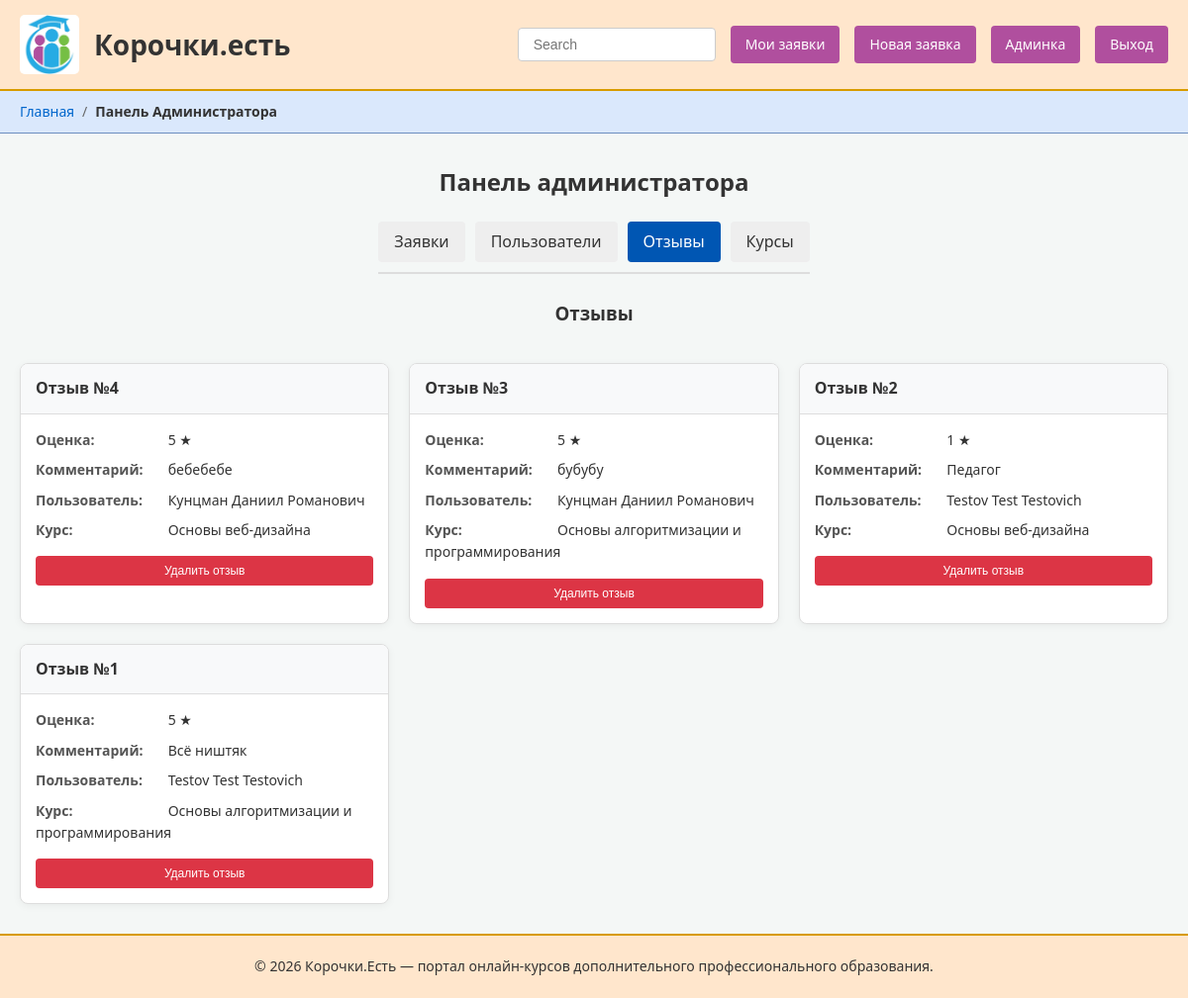
Page /pages/admin.php?tab=reviews (signed in) on the committed database.
### tables this page shows
CREATE TABLE `requests` (
  `id_request` int(11) NOT NULL,
  `course_id` int(11) NOT NULL,
  `data_nach` date NOT NULL,
  `payment_id` int(11) NOT NULL,
  `status_id` int(11) NOT NULL DEFAULT 1,
  `user_id` int(11) NOT NULL,
  `review_id` int(11) DEFAULT NULL
);

CREATE TABLE `reviews` (
  `id_review` int(11) NOT NULL,
  `comment` text DEFAULT NULL,
  `stars` int(11) NOT NULL DEFAULT 5
);

CREATE TABLE `users` (
  `id_user` int(11) NOT NULL,
  `login` varchar(50) NOT NULL,
  `password` varchar(255) NOT NULL,
  `fio` varchar(100) NOT NULL,
  `phone` varchar(20) DEFAULT NULL,
  `email` varchar(100) DEFAULT NULL,
  `role_id` int(11) DEFAULT 2
);

CREATE TABLE `courses` (
  `id_course` int(11) NOT NULL,
  `name_course` varchar(255) NOT NULL
);

### pages/admin.php (the view, shortened to what this page needs)
<?php
require_once __DIR__ . '/../helpers/db.php';
$activeTab = $_GET['tab'] ?? 'requests';
$requests = $pdo->query("
    SELECT r.*, u.fio, c.name_course, p.method, s.name_status
    FROM requests r
    LEFT JOIN users u ON r.user_id = u.id_user
    LEFT JOIN courses c ON r.course_id = c.id_course
    LEFT JOIN payments p ON r.payment_id = p.id_payment
    LEFT JOIN statuses s ON r.status_id = s.id_status
    ORDER BY r.id_request DESC
")->fetchAll();
$allStatuses = $pdo->query("SELECT * FROM statuses")->fetchAll();
$reviews = $pdo->query("
    SELECT rv.*, r.id_request, u.fio, c.name_course
    FROM reviews rv
    LEFT JOIN requests r ON r.review_id = rv.id_review
    LEFT JOIN users u ON r.user_id = u.id_user
    LEFT JOIN courses c ON r.course_id = c.id_course
    ORDER BY rv.id_review DESC
")->fetchAll();
?>
<h2 style="margin-bottom: 20px;">Панель администратора</h2>
<div style="display: flex; gap: 10px; margin-bottom: 25px; border-bottom: 2px solid #ddd; padding-bottom: 10px; flex-wrap: wrap;">
    <a href="?tab=requests" style="padding: 8px 16px; text-decoration: none; border-radius: 4px; <?= $activeTab === 'requests' ? 'background: #0056b3; color: white;' : 'background: #eee; color: #333;' ?>">Заявки</a>
    <a href="?tab=users" style="padding: 8px 16px; text-decoration: none; border-radius: 4px; <?= $activeTab === 'users' ? 'background: #0056b3; color: white;' : 'background: #eee; color: #333;' ?>">Пользователи</a>
    <a href="?tab=reviews" style="padding: 8px 16px; text-decoration: none; border-radius: 4px; <?= $activeTab === 'reviews' ? 'background: #0056b3; color: white;' : 'background: #eee; color: #333;' ?>">Отзывы</a>
    <a href="?tab=courses" style="padding: 8px 16px; text-decoration: none; border-radius: 4px; <?= $activeTab === 'courses' ? 'background: #0056b3; color: white;' : 'background: #eee; color: #333;' ?>">Курсы</a>
</div>
<?php if ($activeTab === 'requests'): ?>
    <h3 style="margin-bottom: 15px;">Все заявки</h3>
    <div class="requests-grid">
        <?php if (empty($requests)): ?>
            <p style="grid-column: 1 / -1;">Заявок пока нет.</p>
        <?php else: ?>
            <?php foreach ($requests as $req): ?>
            <div class="request-card">
                <div class="request-card-header">Заявка №<?= $req['id_request'] ?></div>
                <div class="request-card-body">
                    <p><strong>ФИО:</strong> <?= htmlspecialchars($req['fio'] ?? 'Неизвестно') ?></p>
                    <p><strong>Курс:</strong> <?= htmlspecialchars($req['name_course'] ?? 'Неизвестно') ?></p>
                    <p><strong>Оплата:</strong> <?= htmlspecialchars($req['method'] ?? 'Неизвестно') ?></p>
                    <p><strong>Дата начала:</strong> <?= date('d.m.Y', strtotime($req['data_nach'])) ?></p>
                    <form method="POST" style="margin-top: 15px; padding-top: 15px; border-top: 1px solid #eee;">
                        <input type="hidden" name="action" value="update_status">
                        <input type="hidden" name="request_id" value="<?= $req['id_request'] ?>">
                        <label style="font-size: 14px; font-weight: bold;">Статус:</label>
                        <select name="status" class="status-select">
                            <?php foreach ($allStatuses as $st): ?>
                                <option value="<?= $st['id_status'] ?>" <?= ($st['id_status'] == $req['status_id']) ? 'selected' : '' ?>>
                                    <?= htmlspecialchars($st['name_status']) ?>
                                </option>
                            <?php endforeach; ?>
                        </select>
                        <button type="submit" class="btn btn-primary" style="margin-top: 10px; width: 100%; font-size: 12px;">Сохранить статус</button>
                    </form>
                    <form method="POST" onsubmit="return confirm('Удалить заявку?');" style="margin-top: 10px;">
                        <input type="hidden" name="action" value="delete_request">
                        <input type="hidden" name="request_id" value="<?= $req['id_request'] ?>">
                        <button type="submit" style="background: #dc3545; color: white; border: none; padding: 8px; width: 100%; border-radius: 4px; cursor: pointer; font-size: 12px;">Удалить заявку</button>
                    </form>
                </div>
            </div>
            <?php endforeach; ?>
        <?php endif; ?>
    </div>
<?php elseif ($activeTab === 'reviews'): ?>
    <h3 style="margin-bottom: 15px;">Отзывы</h3>
    <div class="requests-grid">
        <?php if (empty($reviews)): ?>
            <p style="grid-column: 1 / -1;">Отзывов пока нет.</p>
        <?php else: ?>
            <?php foreach ($reviews as $rev): ?>
            <div class="request-card">
                <div class="request-card-header">Отзыв №<?= $rev['id_review'] ?></div>
                <div class="request-card-body">
                    <p><strong>Оценка:</strong> <?= $rev['stars'] ?> ★</p>
                    <p><strong>Комментарий:</strong> <?= htmlspecialchars($rev['comment']) ?></p>
                    <?php if ($rev['fio']): ?>
                        <p><strong>Пользователь:</strong> <?= htmlspecialchars($rev['fio']) ?></p>
                        <p><strong>Курс:</strong> <?= htmlspecialchars($rev['name_course']) ?></p>
                    <?php else: ?>
                        <p><em>Отзыв не привязан к заявке</em></p>
                    <?php endif; ?>
                    <form method="POST" onsubmit="return confirm('Удалить отзыв?');" style="margin-top: 15px;">
                        <button type="submit" style="background: #dc3545; color: white; border: none; padding: 8px; width: 100%; border-radius: 4px; cursor: pointer; font-size: 12px;">Удалить отзыв</button>
                    </form>
                </div>
            </div>
            <?php endforeach; ?>
        <?php endif; ?>
    </div>
<?php endif; ?>
<?php
require __DIR__ . '/layout.php';

### styles/style.css (style rules this page uses)
:root { --primary-color: #0056b3; --primary-hover: #004494; --secondary-color: #f8f9fa; --text-color: #333; --light-text: #666; --bg-color: #f4f7f6; --header-bg: #ffe6cc; --header-border: #d79b00; --link-color: #0066cc; }
* { box-sizing: border-box; margin: 0; padding: 0; }
body { font-family: 'Segoe UI', Tahoma, Geneva, Verdana, sans-serif; background-color: var(--bg-color); color: var(--text-color); line-height: 1.6; display: flex; flex-direction: column; min-height: 100vh; }
.requests-grid { display: grid; grid-template-columns: repeat(auto-fit, minmax(320px, 1fr)); gap: 20px; width: 100%; margin-top: 20px; }
.request-card { background: #fff; border: 1px solid #ddd; border-radius: 8px; overflow: hidden; box-shadow: 0 2px 8px rgba(0,0,0,0.05); }
.request-card-header { background: #f8f9fa; padding: 12px 15px; font-weight: bold; border-bottom: 1px solid #ddd; }
.request-card-body { padding: 15px; }
.request-card-body p { margin-bottom: 8px; font-size: 14px; }
.request-card-body strong { display: inline-block; width: 130px; color: #555; }

### rows in the picture
requests: review.id_review "4", review.stars "5", review.comment "бебебебе", user.fio "Кунцман Даниил Романович", course.name_course "Основы веб-дизайна"
requests: review.id_review "3", review.stars "5", review.comment "бубубу", user.fio "Кунцман Даниил Романович", course.name_course "Основы алгоритмизации и программирования"
requests: review.id_review "2", review.stars "1", review.comment "Педагог", user.fio "Testov Test Testovich", course.name_course "Основы веб-дизайна"
requests: review.id_review "1", review.stars "5", review.comment "Всё ништяк", user.fio "Testov Test Testovich", course.name_course "Основы алгоритмизации и программирования"

### other values in the picture
$btn['title'] "Мои заявки"
$btn['title'] "Новая заявка"
$btn['title'] "Админка"
$btn['title'] "Выход"
$crumb['title'] "Главная"
$crumb['title'] "Панель Администратора"
